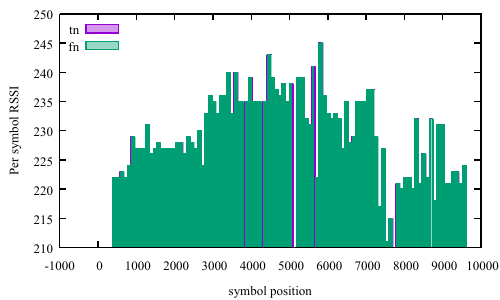

The script that saved this image:
set term pdfcairo lw 2 font "Times New Roman,15"
set style data histogram
set style histogram clustered gap 1
set style fill solid 0.4 border
set output "TFdiag_data_tn_fn.pdf"
set key top left
set boxwidth 1
#set xrange [0:90]
set yrange [210:250]
set ylabel 'Per symbol RSSI'
set xlabel 'symbol position'
plot "TFdiag_data.txt" using 2:xtic(10) title "tn" ,\
    '' using 3:xtic(10) title "fn"
set output

# average error = 37.52%